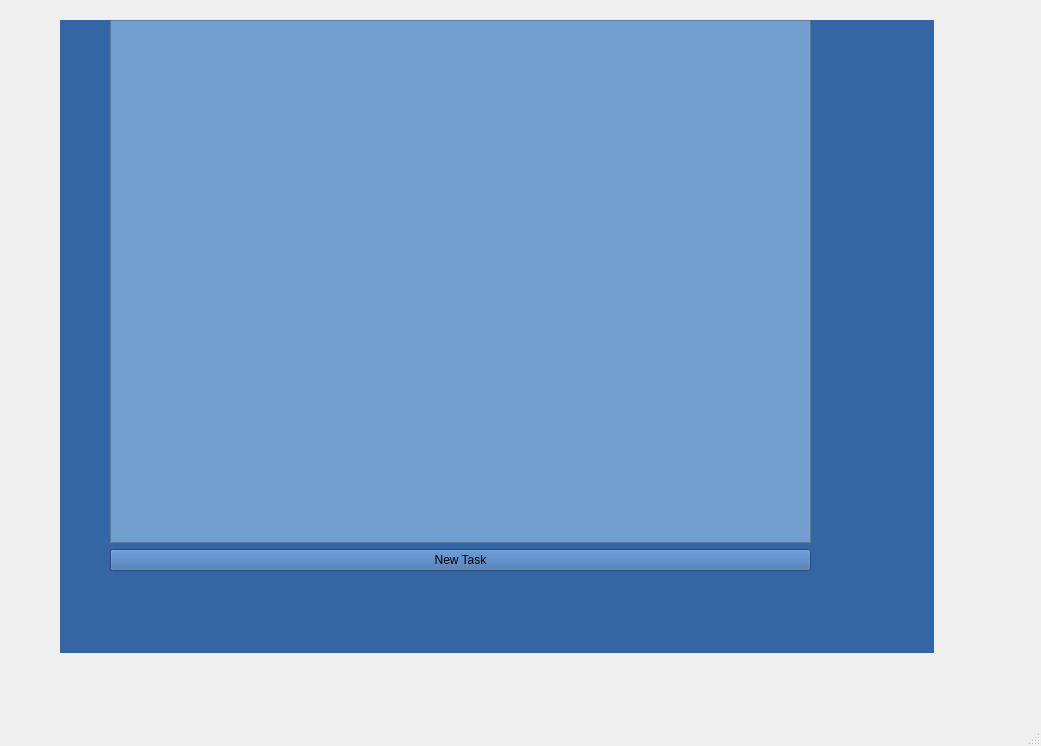
<?xml version="1.0" encoding="UTF-8"?>
<ui version="4.0">
 <class>MainWindow</class>
 <widget class="QMainWindow" name="MainWindow">
  <property name="geometry">
   <rect>
    <x>0</x>
    <y>0</y>
    <width>1041</width>
    <height>746</height>
   </rect>
  </property>
  <property name="windowTitle">
   <string>MainWindow</string>
  </property>
  <widget class="QWidget" name="centralwidget">
   <widget class="QStackedWidget" name="stackedWidget">
    <property name="geometry">
     <rect>
      <x>60</x>
      <y>20</y>
      <width>874</width>
      <height>633</height>
     </rect>
    </property>
    <property name="windowTitle">
     <string>MainWindow</string>
    </property>
    <property name="styleSheet">
     <string notr="true">background-color: rgb(52, 101, 164);</string>
    </property>
    <property name="currentIndex">
     <number>0</number>
    </property>
    <widget class="QWidget" name="page_1">
     <property name="windowTitle">
      <string>MainWindow</string>
     </property>
     <property name="styleSheet">
      <string notr="true">background-color: rgb(52, 101, 164);</string>
     </property>
     <widget class="QWidget" name="centralwidget" native="true">
      <property name="geometry">
       <rect>
        <x>0</x>
        <y>0</y>
        <width>801</width>
        <height>551</height>
       </rect>
      </property>
      <widget class="QWidget" name="layoutWidget">
       <property name="geometry">
        <rect>
         <x>50</x>
         <y>0</y>
         <width>701</width>
         <height>551</height>
        </rect>
       </property>
       <layout class="QVBoxLayout" name="verticalLayout">
        <item>
         <widget class="QListWidget" name="listWidget">
          <property name="styleSheet">
           <string notr="true">background-color: rgb(114, 159, 207);</string>
          </property>
         </widget>
        </item>
        <item>
         <widget class="QPushButton" name="pushButton">
          <property name="text">
           <string>New Task</string>
          </property>
         </widget>
        </item>
       </layout>
      </widget>
     </widget>
     <widget class="QMenuBar" name="menubar">
      <property name="geometry">
       <rect>
        <x>0</x>
        <y>0</y>
        <width>800</width>
        <height>22</height>
       </rect>
      </property>
     </widget>
     <widget class="QStatusBar" name="statusbar">
      <property name="geometry">
       <rect>
        <x>0</x>
        <y>0</y>
        <width>3</width>
        <height>20</height>
       </rect>
      </property>
     </widget>
    </widget>
    <widget class="QWidget" name="page_2">
     <property name="styleSheet">
      <string notr="true">background-color: rgb(52, 101, 164);</string>
     </property>
     <layout class="QVBoxLayout" name="verticalLayout_2">
      <item>
       <layout class="QVBoxLayout" name="verticalLayout">
        <item>
         <widget class="QLabel" name="label">
          <property name="styleSheet">
           <string notr="true">background-color: rgb(114, 159, 207);</string>
          </property>
          <property name="text">
           <string>Name</string>
          </property>
         </widget>
        </item>
        <item>
         <widget class="QTextEdit" name="textEdit">
          <property name="styleSheet">
           <string notr="true">background-color: rgb(114, 159, 207);</string>
          </property>
         </widget>
        </item>
        <item>
         <widget class="QDateTimeEdit" name="dateTimeEdit">
          <property name="styleSheet">
           <string notr="true">background-color: rgb(114, 159, 207);</string>
          </property>
         </widget>
        </item>
        <item>
         <layout class="QHBoxLayout" name="horizontalLayout">
          <item>
           <widget class="QComboBox" name="comboBox"/>
          </item>
          <item>
           <widget class="QCheckBox" name="checkBox">
            <property name="styleSheet">
             <string notr="true">background-color: rgb(114, 159, 207);</string>
            </property>
            <property name="text">
             <string>Repeat</string>
            </property>
           </widget>
          </item>
         </layout>
        </item>
        <item>
         <widget class="QPushButton" name="pushButton">
          <property name="text">
           <string>Set</string>
          </property>
         </widget>
        </item>
       </layout>
      </item>
     </layout>
    </widget>
    <widget class="QWidget" name="page_3">
     <property name="windowTitle">
      <string>MainWindow</string>
     </property>
     <property name="styleSheet">
      <string notr="true">background-color: rgb(52, 101, 164);</string>
     </property>
     <widget class="QWidget" name="centralwidget" native="true">
      <property name="geometry">
       <rect>
        <x>0</x>
        <y>0</y>
        <width>336</width>
        <height>501</height>
       </rect>
      </property>
      <widget class="QLabel" name="label">
       <property name="geometry">
        <rect>
         <x>40</x>
         <y>10</y>
         <width>171</width>
         <height>41</height>
        </rect>
       </property>
       <property name="styleSheet">
        <string notr="true">background-color: rgb(114 ,159, 207);
font: 14pt &quot;MS Shell Dlg 2&quot;;
</string>
       </property>
       <property name="text">
        <string>Name of the task</string>
       </property>
       <property name="alignment">
        <set>Qt::AlignCenter</set>
       </property>
      </widget>
      <widget class="QListWidget" name="listWidget">
       <property name="geometry">
        <rect>
         <x>40</x>
         <y>80</y>
         <width>256</width>
         <height>192</height>
        </rect>
       </property>
       <property name="styleSheet">
        <string notr="true">background-color: rgb(114 ,159, 207);
font: 14pt &quot;MS Shell Dlg 2&quot;;
</string>
       </property>
      </widget>
      <widget class="QWidget" name="layoutWidget">
       <property name="geometry">
        <rect>
         <x>100</x>
         <y>310</y>
         <width>111</width>
         <height>181</height>
        </rect>
       </property>
       <layout class="QVBoxLayout" name="verticalLayout_2">
        <item>
         <layout class="QVBoxLayout" name="verticalLayout">
          <item>
           <widget class="QPushButton" name="pushButton_2">
            <property name="styleSheet">
             <string notr="true">background-color: rgb(114 ,159, 207);
font: 14pt &quot;MS Shell Dlg 2&quot;;
</string>
            </property>
            <property name="text">
             <string>PushButton</string>
            </property>
           </widget>
          </item>
          <item>
           <widget class="QPushButton" name="pushButton_4">
            <property name="styleSheet">
             <string notr="true">background-color: rgb(114 ,159, 207);
font: 14pt &quot;MS Shell Dlg 2&quot;;
</string>
            </property>
            <property name="text">
             <string>PushButton</string>
            </property>
           </widget>
          </item>
          <item>
           <widget class="QPushButton" name="pushButton_5">
            <property name="styleSheet">
             <string notr="true">background-color: rgb(114 ,159, 207);
font: 14pt &quot;MS Shell Dlg 2&quot;;
</string>
            </property>
            <property name="text">
             <string>PushButton</string>
            </property>
           </widget>
          </item>
         </layout>
        </item>
        <item>
         <widget class="QRadioButton" name="radioButton">
          <property name="styleSheet">
           <string notr="true">background-color: rgb(114 ,159, 207);
font: 14pt &quot;MS Shell Dlg 2&quot;;
</string>
          </property>
          <property name="text">
           <string>Enabled</string>
          </property>
         </widget>
        </item>
       </layout>
      </widget>
     </widget>
     <widget class="QMenuBar" name="menubar">
      <property name="geometry">
       <rect>
        <x>0</x>
        <y>0</y>
        <width>874</width>
        <height>21</height>
       </rect>
      </property>
     </widget>
     <widget class="QStatusBar" name="statusbar">
      <property name="geometry">
       <rect>
        <x>0</x>
        <y>0</y>
        <width>3</width>
        <height>20</height>
       </rect>
      </property>
     </widget>
    </widget>
    <widget class="QWidget" name="page_5">
     <property name="windowTitle">
      <string>MainWindow</string>
     </property>
     <property name="styleSheet">
      <string notr="true">background-color: rgb(52, 101, 164);</string>
     </property>
     <widget class="QWidget" name="centralwidget" native="true">
      <property name="geometry">
       <rect>
        <x>0</x>
        <y>0</y>
        <width>821</width>
        <height>581</height>
       </rect>
      </property>
      <widget class="QLabel" name="label">
       <property name="geometry">
        <rect>
         <x>50</x>
         <y>50</y>
         <width>331</width>
         <height>21</height>
        </rect>
       </property>
       <property name="styleSheet">
        <string notr="true">background-color: rgb(114 ,159, 207);
font: 14pt &quot;MS Shell Dlg 2&quot;;
</string>
       </property>
       <property name="text">
        <string>ADD TASK</string>
       </property>
       <property name="alignment">
        <set>Qt::AlignCenter</set>
       </property>
      </widget>
      <widget class="QTextEdit" name="textEdit">
       <property name="geometry">
        <rect>
         <x>50</x>
         <y>80</y>
         <width>331</width>
         <height>101</height>
        </rect>
       </property>
      </widget>
      <widget class="QPushButton" name="pushButton">
       <property name="geometry">
        <rect>
         <x>270</x>
         <y>190</y>
         <width>111</width>
         <height>31</height>
        </rect>
       </property>
       <property name="styleSheet">
        <string notr="true">background-color: rgb(114 ,159, 207);
font: 14pt &quot;MS Shell Dlg 2&quot;;
</string>
       </property>
       <property name="text">
        <string>ADD</string>
       </property>
      </widget>
      <widget class="QLabel" name="label_2">
       <property name="geometry">
        <rect>
         <x>40</x>
         <y>340</y>
         <width>341</width>
         <height>21</height>
        </rect>
       </property>
       <property name="styleSheet">
        <string notr="true">background-color: rgb(114 ,159, 207);
font: 14pt &quot;MS Shell Dlg 2&quot;;
</string>
       </property>
       <property name="text">
        <string>MODIFY TASK</string>
       </property>
       <property name="alignment">
        <set>Qt::AlignCenter</set>
       </property>
      </widget>
      <widget class="QPushButton" name="pushButton_2">
       <property name="geometry">
        <rect>
         <x>260</x>
         <y>500</y>
         <width>111</width>
         <height>31</height>
        </rect>
       </property>
       <property name="styleSheet">
        <string notr="true">background-color: rgb(114 ,159, 207);
font: 14pt &quot;MS Shell Dlg 2&quot;;
</string>
       </property>
       <property name="text">
        <string>MODIFY</string>
       </property>
      </widget>
      <widget class="QTextEdit" name="textEdit_2">
       <property name="geometry">
        <rect>
         <x>200</x>
         <y>380</y>
         <width>171</width>
         <height>101</height>
        </rect>
       </property>
      </widget>
      <widget class="QComboBox" name="comboBox">
       <property name="geometry">
        <rect>
         <x>50</x>
         <y>410</y>
         <width>131</width>
         <height>31</height>
        </rect>
       </property>
      </widget>
      <widget class="QLabel" name="label_3">
       <property name="geometry">
        <rect>
         <x>440</x>
         <y>240</y>
         <width>341</width>
         <height>21</height>
        </rect>
       </property>
       <property name="styleSheet">
        <string notr="true">background-color: rgb(114 ,159, 207);
font: 14pt &quot;MS Shell Dlg 2&quot;;
</string>
       </property>
       <property name="text">
        <string>DELETE TASK</string>
       </property>
       <property name="alignment">
        <set>Qt::AlignCenter</set>
       </property>
      </widget>
      <widget class="QPushButton" name="pushButton_3">
       <property name="geometry">
        <rect>
         <x>680</x>
         <y>330</y>
         <width>101</width>
         <height>31</height>
        </rect>
       </property>
       <property name="styleSheet">
        <string notr="true">background-color: rgb(114 ,159, 207);
	font: 14pt &quot;MS Shell Dlg 2&quot;;
	</string>
       </property>
       <property name="text">
        <string>DELETE</string>
       </property>
      </widget>
      <widget class="QComboBox" name="comboBox_2">
       <property name="geometry">
        <rect>
         <x>440</x>
         <y>280</y>
         <width>231</width>
         <height>31</height>
        </rect>
       </property>
      </widget>
     </widget>
     <widget class="QMenuBar" name="menubar">
      <property name="geometry">
       <rect>
        <x>0</x>
        <y>0</y>
        <width>874</width>
        <height>21</height>
       </rect>
      </property>
     </widget>
     <widget class="QStatusBar" name="statusbar">
      <property name="geometry">
       <rect>
        <x>0</x>
        <y>0</y>
        <width>3</width>
        <height>20</height>
       </rect>
      </property>
     </widget>
    </widget>
   </widget>
  </widget>
  <widget class="QMenuBar" name="menubar">
   <property name="geometry">
    <rect>
     <x>0</x>
     <y>0</y>
     <width>1041</width>
     <height>21</height>
    </rect>
   </property>
  </widget>
  <widget class="QStatusBar" name="statusbar"/>
 </widget>
 <resources/>
 <connections/>
</ui>
